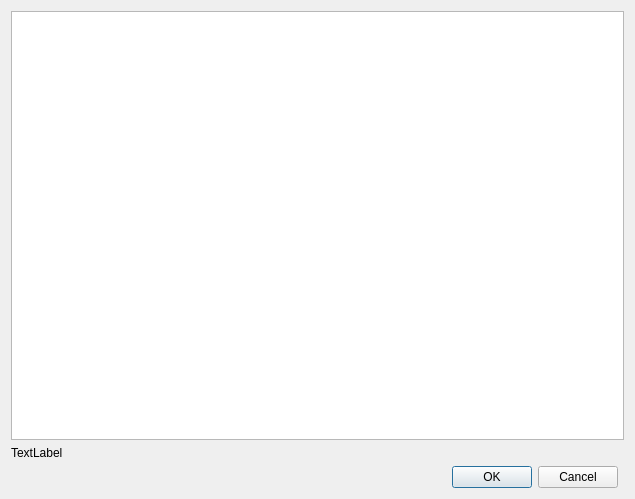
<?xml version="1.0" encoding="UTF-8"?>
<ui version="4.0">
 <class>ExpertivityDialog</class>
 <widget class="QDialog" name="ExpertivityDialog">
  <property name="geometry">
   <rect>
    <x>0</x>
    <y>0</y>
    <width>635</width>
    <height>499</height>
   </rect>
  </property>
  <property name="windowTitle">
   <string>Expertivity</string>
  </property>
  <layout class="QGridLayout" name="gridLayout">
   <item row="3" column="0">
    <widget class="QDialogButtonBox" name="buttonBox">
     <property name="orientation">
      <enum>Qt::Horizontal</enum>
     </property>
     <property name="standardButtons">
      <set>QDialogButtonBox::Cancel|QDialogButtonBox::Ok</set>
     </property>
    </widget>
   </item>
   <item row="2" column="0">
    <widget class="QLabel" name="label">
     <property name="text">
      <string>TextLabel</string>
     </property>
     <property name="textInteractionFlags">
      <set>Qt::LinksAccessibleByMouse|Qt::TextSelectableByKeyboard|Qt::TextSelectableByMouse</set>
     </property>
    </widget>
   </item>
   <item row="0" column="0" colspan="2">
    <widget class="QTableWidget" name="tableWidget"/>
   </item>
  </layout>
 </widget>
 <resources/>
 <connections>
  <connection>
   <sender>buttonBox</sender>
   <signal>accepted()</signal>
   <receiver>ExpertivityDialog</receiver>
   <slot>accept()</slot>
   <hints>
    <hint type="sourcelabel">
     <x>248</x>
     <y>254</y>
    </hint>
    <hint type="destinationlabel">
     <x>157</x>
     <y>274</y>
    </hint>
   </hints>
  </connection>
  <connection>
   <sender>buttonBox</sender>
   <signal>rejected()</signal>
   <receiver>ExpertivityDialog</receiver>
   <slot>reject()</slot>
   <hints>
    <hint type="sourcelabel">
     <x>316</x>
     <y>260</y>
    </hint>
    <hint type="destinationlabel">
     <x>286</x>
     <y>274</y>
    </hint>
   </hints>
  </connection>
 </connections>
</ui>
